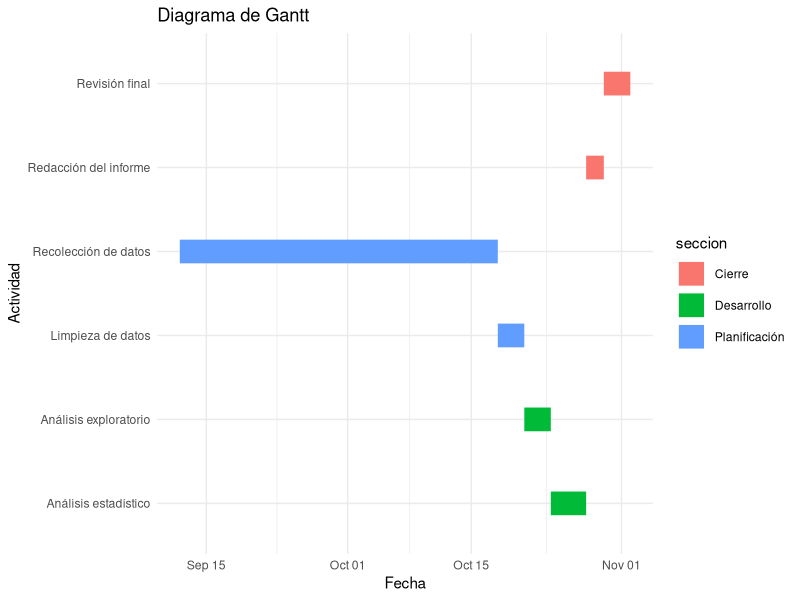

Recreate this plot in R.
## ---- chunk 1
library(ggplot2)

tareas <- data.frame(
  tarea = c(
    "Recolección de datos",
    "Limpieza de datos",
    "Análisis exploratorio",
    "Análisis estadístico",
    "Redacción del informe",
    "Revisión final"
  ),
  inicio = as.Date(c(
    "2026-09-12", "2026-10-18", "2026-10-21", "2026-10-24", "2026-10-28", "2026-10-30"  # TODO: completar fechas "YYYY-MM-DD"
  )),
  fin = as.Date(c(
    "2026-10-18", "2026-10-21", "2026-10-24", "2026-10-28", "2026-10-30", "2026-11-02"  # TODO: completar fechas "YYYY-MM-DD"
  )),
  seccion = c(
    "Planificación",
    "Planificación",
    "Desarrollo",
    "Desarrollo",
    "Cierre",
    "Cierre"
  )
)

ggplot(tareas,
       aes(x = inicio,
           xend = fin,
           y = tarea,
           yend = tarea,
           color = seccion)) +
  geom_segment(linewidth = 8) +
  labs(title = "Diagrama de Gantt",
       x = "Fecha",
       y = "Actividad") +
  theme_minimal()
## ---- chunk 2
library(readr)
library(dplyr)
library(tidyverse)
library(ggplot2)

DF <- read_csv("RespuestasDiario.csv")
## ---- chunk 3
names(DF)
DFL <- DF
## ---- chunk 4
DFL %>% rename(hora = `Marca temporal`
               , consultas = `¿Cuántas consultas a una IA realizaste hoy?`
               , uso = `¿Cuál fue el uso principal que le diste a la IA hoy?`
               , satisfaccion = `¿Qué nivel de satisfacción tienes con tu avance académico de hoy?`
               , tareas = `¿En cuántas tareas de hoy el uso de la IA te ahorró tiempo?`
               , curso = `¿Cuál es el código del curso sobre el que hiciste la mayoría de tus consultas a la IA hoy?`
               , estudio = `¿Cuántas horas efectivas de estudio acumulaste el día de hoy?`
               , sueno = `¿Cuántas horas dormiste la noche pasada?`
               , comprension = `¿Qué nivel de comprensión tuviste de las actividades académicas que realizaste hoy?`
               , email = `Dirección de correo electrónico`) -> DFL
## ---- chunk 5
DFL <- DFL[, c("hora", "consultas", "uso", "satisfaccion", "tareas", "curso", "estudio", "sueno", "comprension", "email")]
names(DFL)
## ---- chunk 6
dim(DFL)
head(DFL)
sapply(DFL, class)
## ---- chunk 7
colSums(is.na(DFL))
## ---- chunk 8
round(colSums(is.na(DFL)) / nrow(DFL) * 100, 2)
## ---- chunk 9
sum(DFL$consultas == 0, na.rm = TRUE)
## ---- chunk 10
sum(DFL$tareas == 0, na.rm = TRUE)
## ---- chunk 11
sum(DFL$estudio == 0, na.rm = TRUE)
## ---- chunk 12
sum(DFL$sueno == 0, na.rm = TRUE)
## ---- chunk 13
length(unique(DFL$comprension))
unique(DFL$comprension)
## ---- chunk 14
length(unique(DFL$sueno))
unique(DFL$sueno)
## ---- chunk 15
length(unique(DFL$estudio))
unique(DFL$estudio)
## ---- chunk 16
length(unique(DFL$curso))
unique(DFL$curso)
## ---- chunk 17
length(unique(DFL$tareas))
unique(DFL$tareas)
## ---- chunk 18
length(unique(DFL$satisfaccion))
unique(DFL$satisfaccion)
## ---- chunk 19
length(unique(DFL$uso))
unique(DFL$uso)
## ---- chunk 20
length(unique(DFL$consultas))
unique(DFL$consultas)
## ---- chunk 21
# DFL$VARIABLE_CATEGORICA <- recode(
#   DFL$VARIABLE_CATEGORICA,
#   "Categoría larga 1" = "Cat1",
#   "Categoría larga 2" = "Cat2"
# )
## ---- chunk 22
# DFL$VARIABLE_ORDINAL <- factor(
#   DFL$VARIABLE_ORDINAL,
#   levels = c(...),
#   labels = c(...),
#   ordered = TRUE
# )
## ---- chunk 23
# DFL$VARIABLE_NUMERICA <- as.numeric(DFL$VARIABLE_NUMERICA)
# DFL$VARIABLE_CATEGORICA <- as.factor(DFL$VARIABLE_CATEGORICA)
sapply(DFL, class)
## ---- chunk 24
# DFL$VARIABLE <- ifelse(DFL$VARIABLE >= MIN & DFL$VARIABLE <= MAX, DFL$VARIABLE, NA)
## ---- chunk 25
# summary(DFL$VARIABLE)  # TODO: repetir por variable validada
## ---- chunk 26
# boxplot(DFL$VARIABLE,
#         main = "Boxplot - VARIABLE",
#         ylab = "VARIABLE",
#         col = "lightblue")
## ---- chunk 27
# boxplot.stats(DFL$VARIABLE)$out
## ---- chunk 28
# sd(DFL$VARIABLE, na.rm = TRUE)
## ---- chunk 29
# table(DFL$VARIABLE_CATEGORICA)
# prop.table(table(DFL$VARIABLE_CATEGORICA)) * 100
## ---- chunk 30
# tabla_NA <- data.frame(
#   Variable = c(...),
#   Cantidad_NA = c(...),
#   Porcentaje_NA = c(...)
# )
# tabla_NA
## ---- chunk 31
# table(DFL$VARIABLE_CATEGORICA)
# ggplot(DFL, aes(x = VARIABLE_CATEGORICA, fill = VARIABLE_CATEGORICA)) +
#   geom_bar() +
#   labs(title = "TÍTULO", x = "X", y = "Frecuencia") +
#   theme_minimal() + theme(legend.position = "none")
## ---- chunk 32
calcular_descriptores <- function(variable) {
  pctiles <- quantile(variable, c(0.25, 0.50, 0.75), type = 3, na.rm = TRUE)
  stats <- c(
    Media = mean(variable, na.rm = TRUE),
    Mediana = median(variable, na.rm = TRUE),
    Desviacion_Estandar = sd(variable, na.rm = TRUE),
    Varianza = var(variable, na.rm = TRUE),
    Percentil_25 = pctiles[["25%"]],
    Percentil_50 = pctiles[["50%"]],
    Percentil_75 = pctiles[["75%"]],
    IQR = IQR(variable, na.rm = TRUE),
    CV = sd(variable, na.rm = TRUE) / mean(variable, na.rm = TRUE)
  )
  return(round(stats, 2))
}
## ---- chunk 33
# print(calcular_descriptores(DFL$VARIABLE_NUMERICA))  # TODO: repetir por variable
## ---- chunk 34
# ggplot(DFL, aes(x = VARIABLE_NUMERICA)) +
#   geom_histogram(aes(y = after_stat(density)), bins = 15, fill = "#3498db", color = "white") +
#   geom_vline(aes(xintercept = mean(VARIABLE_NUMERICA, na.rm = TRUE)), color = "red", linetype = "dashed") +
#   labs(title = "TÍTULO", x = "X", y = "Densidad") +
#   theme_minimal()
## ---- chunk 35
# ggplot(DFL, aes(x = VARIABLE_A, y = VARIABLE_B, fill = VARIABLE_A)) +
#   geom_boxplot(alpha = 0.7) +
#   labs(title = "TÍTULO", x = "X", y = "Y") +
#   theme_minimal() + theme(legend.position = "none")
